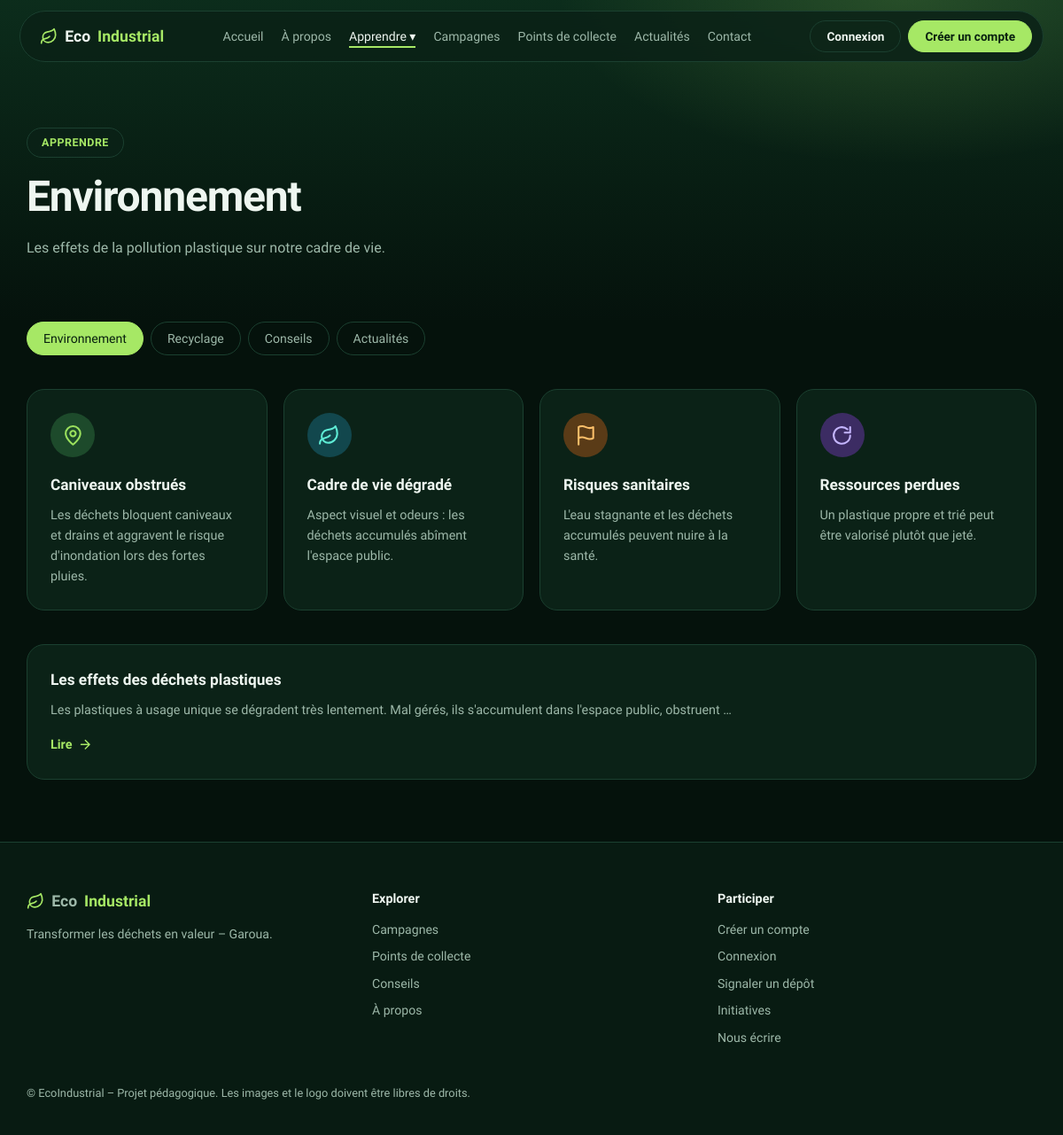
Page /environnement/ on the committed database.
### core/models.py (models this page shows, shortened)
class Article(models.Model):
    class Categorie(models.TextChoices):
        ACTUALITE = "actualite", "Actualité"
        CONSEIL = "conseil", "Conseil"
        ENVIRONNEMENT = "environnement", "Environnement"
        RECYCLAGE = "recyclage", "Recyclage"
    titre = models.CharField(max_length=200)
    categorie = models.CharField("Catégorie", max_length=20, choices=Categorie.choices)
    contenu = models.TextField()
    created_at = models.DateTimeField(auto_now_add=True)
    class Meta:
        ordering = ["-id"]

class Parametre(models.Model):
    cle = models.CharField("Clé", max_length=50, primary_key=True)
    valeur = models.TextField(blank=True)
    class Meta:
        verbose_name = "paramètre"
        verbose_name_plural = "infos du site"

### core/views.py (the view)
# urls.py: path("environnement/", views.articles, {"cat": "environnement"}, name="environnement"),
def articles(request, cat):
    if cat not in CATEGORIES:
        raise Http404
    titre, _, sous_titre = CATEGORIES[cat]
    context = {
        "cat": cat,
        "titre": titre,
        "sous_titre": sous_titre,
        "tabs": [(k, v[0], v[1]) for k, v in CATEGORIES.items()],
        "articles": Article.objects.filter(categorie=cat),
        "effets": EFFETS if cat == "environnement" else None,
    }
    return render(request, "core/articles.html", context)

### core/context_processors.py (called while the page is built)
def site(request):
    try:
        valeurs = dict(Parametre.objects.values_list("cle", "valeur"))
    except Exception:  # table pas encore migrée
        valeurs = {}
    return {"site": {k: valeurs.get(k) or d for k, d in DEFAUTS.items()}}

### core/templatetags/core_extras.py (called while the page is built)
@register.simple_tag
def icon(name):
    return format_html('<svg class="i" aria-hidden="true"><use href="#i-{}"/></svg>', name)

@register.simple_tag
def asset(path):
    try:
        stamp = int(Path(settings.BASE_DIR, "static", path).stat().st_mtime)
    except OSError:
        stamp = 0
    return f"{static(path)}?v={stamp}"

### templates/core/articles.html (shortened to what this page needs)
{% extends "base.html" %}{% load core_extras %}
{% block content %}
{% include "core/_phead.html" with eyebrow="Apprendre" title=titre lead=sous_titre %}
<div class="wrap" style="padding-bottom:70px"><div class="tabs">
{% for key, label, urlname in tabs %}<a class="{% if key == cat %}on{% endif %}" href="{% url urlname %}">{{ label }}</a>{% endfor %}</div>
{% if effets %}{% include "core/_effets.html" %}{% endif %}
<div class="cards">{% for a in articles %}<article class="card"><h3>{{ a.titre }}</h3><p>{{ a.contenu|truncatechars:120 }}</p><a class="more" href="{% url 'article' a.pk %}">Lire {% icon 'arrow' %}</a></article>{% endfor %}</div></div>
{% endblock %}

### templates/base.html (shortened to what this page needs)
{% load static core_extras %}<!DOCTYPE html>
<html lang="fr"><head><meta charset="utf-8"><meta name="viewport" content="width=device-width, initial-scale=1, viewport-fit=cover">
<link rel="stylesheet" href="{% asset 'css/style.css' %}"></head><body>
{% with url=request.resolver_match.url_name %}
<header class="nav"><div class="nav-in">
<a class="logo" href="{% url 'home' %}">{% icon 'leaf' %}Eco<b>Industrial</b></a>
<nav class="menu" aria-label="Navigation principale">
<a class="{% if url == 'home' %}on{% endif %}" href="{% url 'home' %}">Accueil</a>
<a class="{% if url == 'a_propos' %}on{% endif %}" href="{% url 'a_propos' %}">À propos</a>
<span class="dd"><button type="button" class="{% if url == 'environnement' or url == 'recyclage' or url == 'conseils' %}on{% endif %}">Apprendre ▾</button></span>
<a class="{% if url == 'campagnes' or url == 'campagne' %}on{% endif %}" href="{% url 'campagnes' %}">Campagnes</a>
<a class="{% if url == 'points' %}on{% endif %}" href="{% url 'points' %}">Points de collecte</a>
<a class="{% if url == 'actualites' %}on{% endif %}" href="{% url 'actualites' %}">Actualités</a>
<a class="{% if url == 'contact' %}on{% endif %}" href="{% url 'contact' %}">Contact</a>
{% if user.is_staff %}<a href="{% url 'admin:index' %}">Admin</a>{% endif %}</nav>
<div class="acts">
{% if user.is_authenticated %}<a class="btn btn-ghost" href="{% url 'profil' %}">Mon espace</a><form class="inline" method="post" action="{% url 'logout' %}">{% csrf_token %}<button class="btn btn-main">Quitter</button></form>
{% else %}<a class="btn btn-ghost" href="{% url 'login' %}">Connexion</a><a class="btn btn-main" href="{% url 'inscription' %}">Créer un compte</a>{% endif %}
</div>
</div></header>
{% endwith %}
<main>
{% block content %}{% endblock %}
</main><footer><div class="wrap"><div class="fgrid">
<div><a class="logo" href="{% url 'home' %}">{% icon 'leaf' %}Eco<b>Industrial</b></a><p style="margin-top:12px">{{ site.slogan }} – Garoua.</p></div>
<div><h4>Explorer</h4><a href="{% url 'campagnes' %}">Campagnes</a><a href="{% url 'points' %}">Points de collecte</a><a href="{% url 'conseils' %}">Conseils</a><a href="{% url 'a_propos' %}">À propos</a></div>
<div><h4>Participer</h4><a href="{% url 'inscription' %}">Créer un compte</a><a href="{% url 'login' %}">Connexion</a><a href="{% url 'signalement' %}">Signaler un dépôt</a><a href="{% url 'initiatives' %}">Initiatives</a><a href="{% url 'contact' %}">Nous écrire</a></div></div>
<p class="copy">© EcoIndustrial – Projet pédagogique. Les images et le logo doivent être libres de droits.</p></div></footer></body></html>

### templates/core/_phead.html
<div class="phead"><div class="wrap"><span class="eyebrow">{{ eyebrow }}</span><h1>{{ title }}</h1>{% if lead %}<p class="lead">{{ lead }}</p>{% endif %}</div></div>

### static/css/style.css (style rules this page uses)
:root { --bg:#05120c;--bg2:#081b12;--panel:#0b2217;--panel2:#0e2b1e;--line:#1b4030;--ink:#eef6f0;--mute:#9db8a9;--lime:#a6e865;--lime-ink:#08200f;--r:20px }
* { box-sizing:border-box;margin:0 }
html { scroll-behavior:smooth }
html { -webkit-text-size-adjust:100%;scroll-padding-top:96px }
body { font-family:Sora,system-ui,-apple-system,Segoe UI,sans-serif;background:var(--bg);color:var(--ink);line-height:1.6;overflow-x:clip }
a,button { -webkit-tap-highlight-color:transparent }
a { color:inherit;text-decoration:none }
.i { width:1.15em;height:1.15em;fill:none;stroke:currentColor;stroke-width:2;stroke-linecap:round;stroke-linejoin:round;flex:none;vertical-align:-.2em }
.wrap { max-width:1180px;margin:0 auto;padding:0 20px }
.btn { display:inline-flex;align-items:center;gap:8px;padding:13px 24px;border-radius:999px;font:600 .95rem Sora,system-ui,sans-serif;border:1px solid var(--line);cursor:pointer;color:var(--ink);background:none;transition:.2s }
.btn-main { background:var(--lime);color:var(--lime-ink);border-color:var(--lime) }
.eyebrow { display:inline-flex;align-items:center;gap:8px;border:1px solid var(--line);background:rgba(11,34,23,.7);color:var(--lime);border-radius:999px;padding:6px 16px;font-size:.78rem;font-weight:600;letter-spacing:.04em;text-transform:uppercase }
.nav { position:sticky;top:12px;z-index:20;margin:12px auto 0;max-width:1180px;padding:0 12px }
.nav-in { display:flex;align-items:center;justify-content:space-between;gap:12px;background:rgba(11,34,23,.85);backdrop-filter:blur(12px);border:1px solid var(--line);border-radius:999px;padding:10px 12px 10px 22px }
.logo { display:flex;align-items:center;gap:8px;font-weight:700;font-size:1.1rem }
.logo b { color:var(--lime) }
.logo .i { color:var(--lime) }
.menu { display:none;gap:24px;font-size:.9rem;color:var(--mute) }
.acts { display:flex;gap:8px;align-items:center }
.acts .btn { padding:9px 18px;font-size:.85rem }
@media (min-width:1100px) { .menu { display:flex } }
h1 { font-size:clamp(2.4rem,6vw,4.2rem);line-height:1.07;font-weight:700;letter-spacing:-.025em;margin-top:18px }
.lead { color:var(--mute);max-width:50ch;margin:20px 0 30px }
.cards { display:grid;gap:18px;margin-top:38px;grid-template-columns:repeat(auto-fit,minmax(240px,1fr)) }
.card { background:var(--panel);border:1px solid var(--line);border-radius:var(--r);padding:26px;transition:.2s }
.card h3 { font-size:1.08rem;margin-bottom:8px }
.card p { color:var(--mute);font-size:.9rem }
.more { display:inline-flex;gap:6px;align-items:center;margin-top:16px;color:var(--lime);font-weight:600;font-size:.9rem }
footer { border-top:1px solid var(--line);padding:52px 0 28px;background:var(--bg2) }
.fgrid { display:grid;gap:30px;grid-template-columns:repeat(auto-fit,minmax(200px,1fr)) }
footer h4 { margin-bottom:12px;font-size:.9rem }
footer a,footer p { color:var(--mute);font-size:.88rem;display:block;margin-bottom:8px }
.copy { margin-top:34px;color:var(--mute);font-size:.8rem }
.phead { margin-top:-76px;padding:150px 0 40px;background:radial-gradient(50% 80% at 85% 0,rgba(166,232,101,.18),transparent 65%),linear-gradient(180deg,#0c2d1c,var(--bg)) }
.phead h1 { font-size:clamp(2rem,4.5vw,3rem) }
.tabs { display:flex;flex-wrap:wrap;gap:8px;margin:0 0 8px }
.tabs a { border:1px solid var(--line);border-radius:99px;padding:7px 18px;font-size:.88rem;color:var(--mute) }
.tabs a.on { background:var(--lime);color:var(--lime-ink);border-color:var(--lime) }
@media (prefers-reduced-motion:no-preference) { .glass,.card { animation:rise .7s ease both } }
.menu { gap:20px;font-size:.88rem }
.dd { position:relative }
.dd button { background:none;border:0;color:inherit;font:inherit;cursor:pointer;padding:0 }
.dd button.on { color:var(--ink);box-shadow:0 2px 0 var(--lime) }

### rows in the picture
Article: categorie "Environnement", titre "Les effets des déchets plastiques", contenu "Les plastiques à usage unique se dégradent très lentement. Mal gérés, ils s'accumulent dans l'espace public, obstruent …"
Parametre: slogan "Transformer les déchets en valeur"

### other values in the picture
{{ eyebrow }} "APPRENDRE"
{{ lead }} "Les effets de la pollution plastique sur notre cadre de vie."
{{ label }} "Environnement" "Recyclage" "Conseils" "Actualités"
{{ x.2 }} "Caniveaux obstrués" "Cadre de vie dégradé" "Risques sanitaires" "Ressources perdues"
{{ x.3 }} "Les déchets bloquent caniveaux et drains et aggravent le risque d'inondation lors des fortes pluies." "Aspect visuel et odeurs : les déchets accumulés abîment l'espace public." "L'eau stagnante et les déchets accumulés peuvent nuire à la santé." "Un plastique propre et trié peut être valorisé plutôt que jeté."
